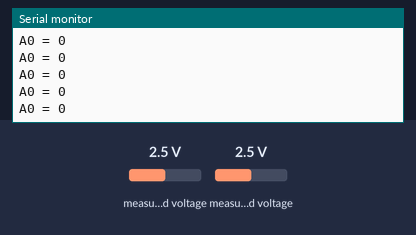
This sketch was run on a simulated ESP8266 (NodeMCU). Shown: the last lines printed to the serial monitor. Wiring (inferred from the names in the program): ADS1015 converter at I2C address 0x48. The test bench sets the inputs (shaded band); at power-on: measured voltage 2.5 V.

Above: at 1.2 s.
1.3 s: measured voltage (sensor 200) set to 0.1 V
At 2.1 s:
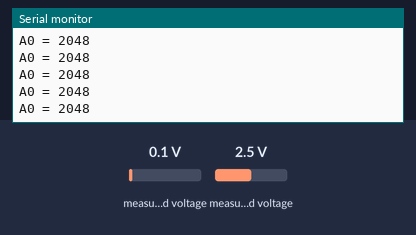
2.8 s: measured voltage (sensor 201) set to 1.2 V
At 3.3 s:
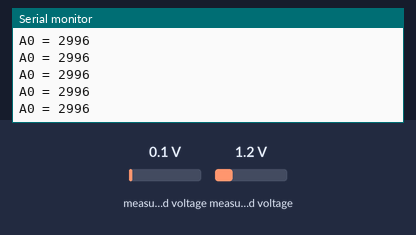
Timing chart, 0 to 3.5 s (numbered marks = the images above; inputs shaded):
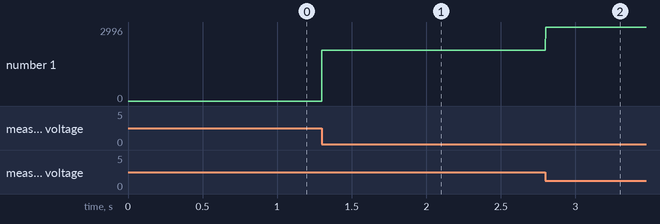

Measured:
- after the input at 1.3 s, the serial monitor: prints a new line at once (image 1)
- after the input at 2.8 s, the serial monitor: prints a new line at once (image 2)
- plotted number 1: 0 → 2048 after the input at 1.3 s, 2048 → 2996 after the input at 2.8 s

The sketch:

read_adc_max_resolution.ino
```cpp
#include <Wire.h>
// ESP8266
// +-0.5ms   Read DIF VOLTAGE ADC pins (AIN0 and AIN1)
//        0 = -2.048V      2048 = 0V       4095 = +2.048V              1 bit = 1mV
// READ DIFFERENCIAL VOLTAGE (A0 <-> A1) 12bits RESOLUTION FOR SINAL -2.048V -> +2.048V
// ABOUT: https://learn.adafruit.com/adafruit-4-channel-adc-breakouts/signal-connections
//        https://cdn-shop.adafruit.com/datasheets/ads1015.pdf


int16_t i2caddress=0x48;
uint16_t ADC;

uint16_t config0 = 0x0003  | // NOT Assert ALERT/RDY after one conversions
                   0x0000  | // NOT Latching Comparator
                   0x0000  | // Alert/Rdy active low   (default val)
                   0x0000  | // Traditional comparator (default val)
                   0x00C0  | // 3300 samples per second (default)
                   0x0100  | // Single-shot mode (default)
                   0x0400  | // (0x0200) +/-4.096V range = Gain 1  || (0x0400) // +/-2.048V range = Gain 2 (default)
                   0x0000  | // (0x4000) Single-ended AIN0 || (0x0000) Differential P = AIN0, N = AIN1 (default)
                   0x8000;   // Set 'start single-conversion' bit
                   // CODES: https://github.com/rpsreal/Adafruit_ADS1X15/blob/master/Adafruit_ADS1015.h

void writei2c(uint8_t address, uint16_t registo) {
  Wire.beginTransmission(address);
  Wire.write(0x01);
  Wire.write((uint8_t)(registo>>8));
  Wire.write((uint8_t)(registo & 0xFF));
  Wire.endTransmission();
}
uint16_t readi2c(uint8_t address, uint8_t reg) {
  Wire.beginTransmission(address);
  Wire.write(reg);                       // ADS1015_REG_POINTER_CONVERT
  Wire.endTransmission();
  Wire.requestFrom(address, (uint8_t)2);
  return ((Wire.read() << 8) | Wire.read());
}
uint16_t readADC(uint16_t config) { // Função para a Leitura de um pino do ADC (recebe os registos de configuração)
  writei2c(i2caddress, config); // escrever registo no ADC - registo para pedido de leitura num pino do ADC
  delayMicroseconds(1);                    // tempo de espera para a comunicação seja terminada
  while ((readi2c(i2caddress, 0x01) & 0x8000) == 0);  // Espera que o config register OS bit mude para 1 (conversão concluida)
  return (readi2c(i2caddress, 0x00) >> 4);          // Retorna o valor lido do pino do ADC
}

void setup(){
  Wire.pins(0, 2);
  Wire.begin(0, 2);
  Wire.setClock(3400000); // fast mode i2c (400000) || high speed mode (3400000)
  Serial.begin(115200);
    while (!Serial) {
    ; // wait for serial port to connect. Needed for native USB port only
  }
  Serial.println("START"); Serial.print("\n");
}

void loop(){
    ADC=readADC(config0);
    Serial.print("A0 = "); Serial.println(ADC);
}
```
